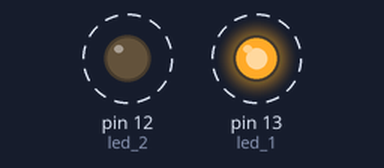
The sketch below on a simulated Arduino Uno, built with avr-gcc and run on an emulated ATmega328P. Shown: output pins drawn as LEDs (lit = HIGH). Dashed ring = blinking.

Above: at 0.07 s.
Timing chart, 0 to 3.0 s (numbered marks = the images above):
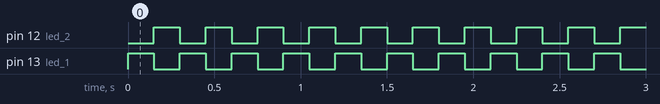

The sketch:

LEDPOLICIA28AGO.ino
```cpp
#define led_1 13
#define led_2 12
void setup() {
  pinMode(led_1,OUTPUT);
  pinMode(led_2,OUTPUT);
//primera version
}

void loop() {
  digitalWrite(led_1,HIGH);
  digitalWrite(led_2,LOW);
  delay(150);
  digitalWrite(led_1,LOW);
  digitalWrite(led_2,HIGH);
  delay(150);

}
```

Measured:
- by itself, pin 12 (led_2), pin 13 (led_1): alternates HIGH for 0.15 s and LOW for 0.15 s
